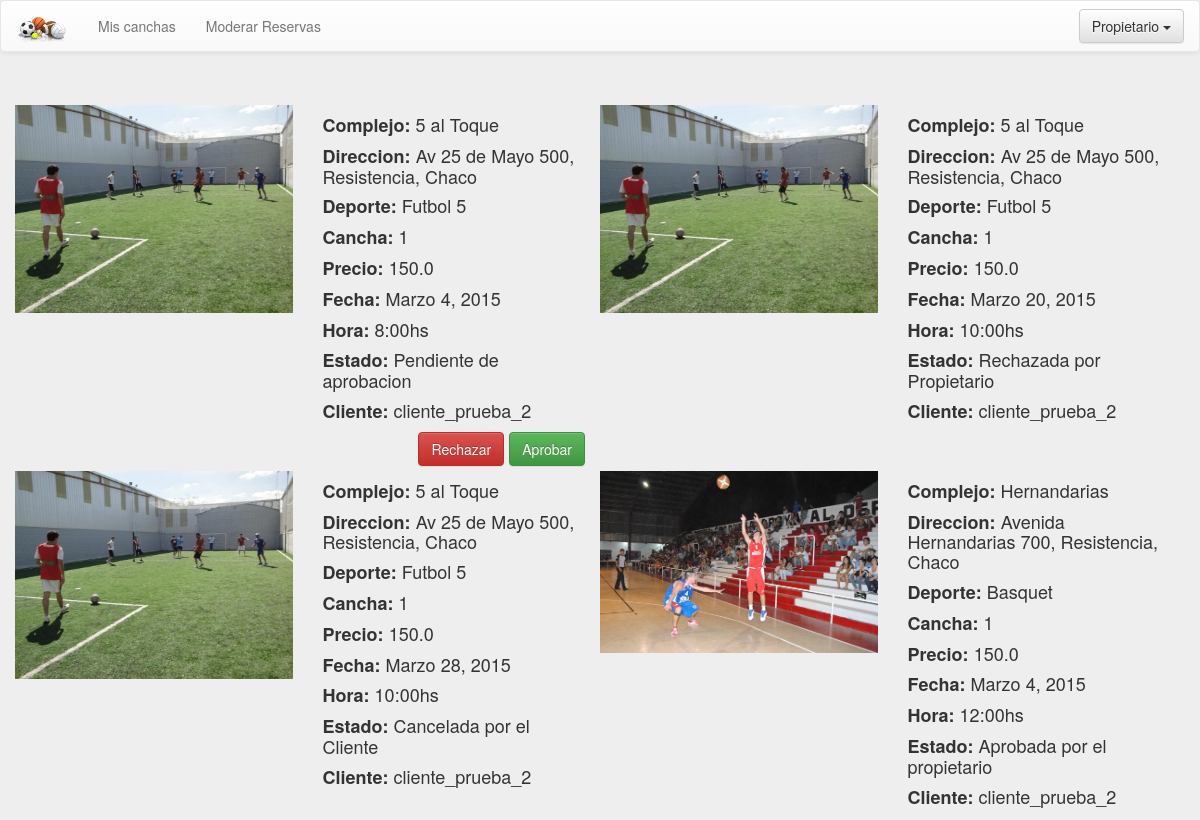
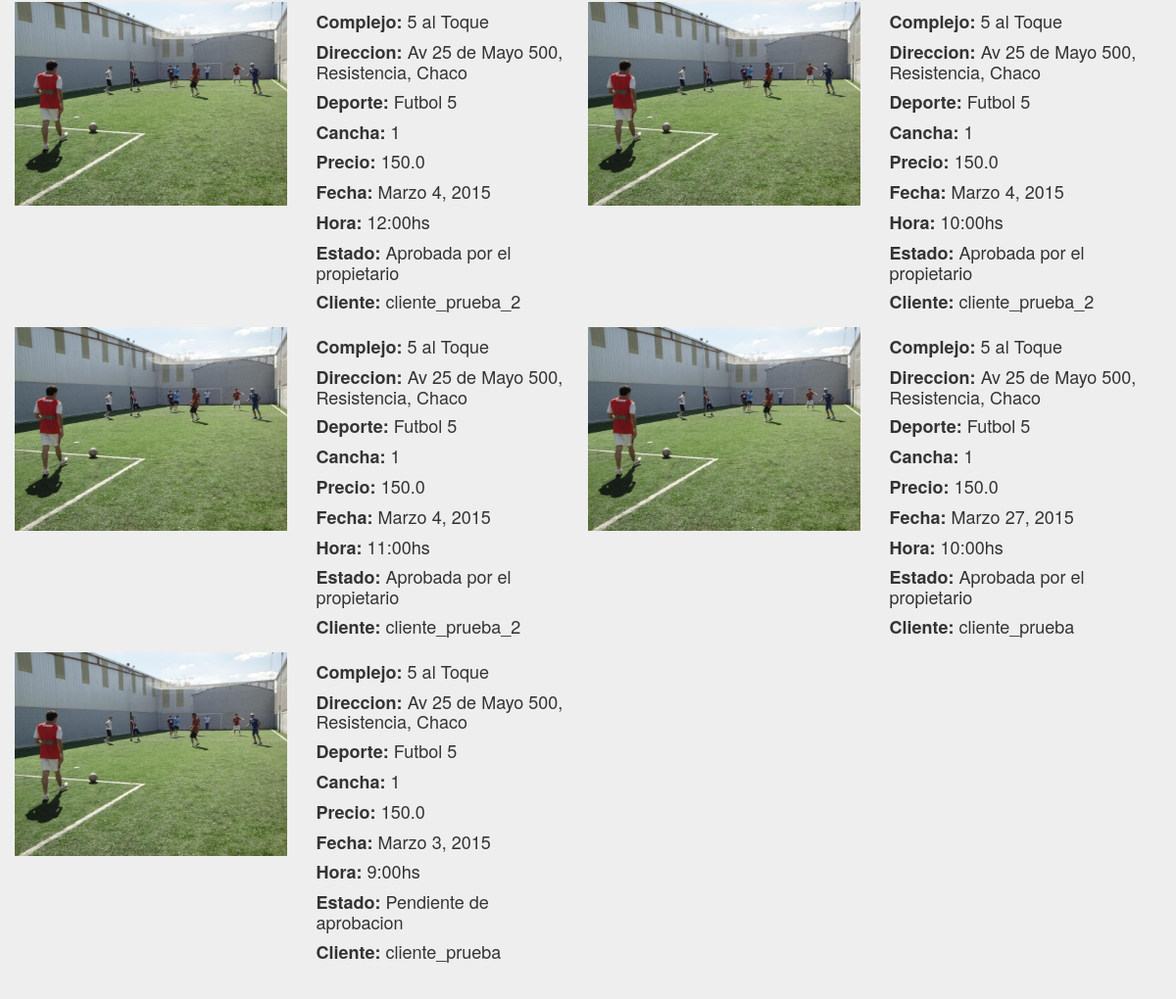
Page /reservaspropietario/ (signed in) on the committed database (2 pictures, top to bottom).
### website/models.py (models this page shows, shortened)
class Reserva(models.Model):
	hora_opciones=(
		('0','00.00 hs'), ('1','01.00 hs'), ('2','02.00 hs'),
		('3','03.00 hs'), ('4','04.00 hs'), ('5','05.00 hs'),
		('6','06.00 hs'), ('7','07.00 hs'), ('8','08.00 hs'),
		('9','09.00 hs'), ('10','10.00 hs'), ('11','11.00 hs'),
		('12','12.00 hs'), ('13','13.00 hs'), ('14','14.00 hs'),
		('15','15.00 hs'), ('16','16.00 hs'), ('17','17.00 hs'),
		('18','18.00 hs'), ('19','19.00 hs'), ('20','20.00 hs'),
		('21','21.00 hs'), ('22','22.00 hs'), ('23','23.00 hs'),
	)
	hora = models.CharField(max_length=4,choices=hora_opciones)
	fecha = models.DateField()
	estado = models.CharField(max_length=50)
	cancha = models.ForeignKey(Cancha)
	usuario = models.ForeignKey(User)

class Cancha(models.Model):
	hora_opciones=(
		('0','00.00 hs'), ('1','01.00 hs'), ('2','02.00 hs'),
		('3','03.00 hs'), ('4','04.00 hs'), ('5','05.00 hs'),
		('6','06.00 hs'), ('7','07.00 hs'), ('8','08.00 hs'),
		('9','09.00 hs'), ('10','10.00 hs'), ('11','11.00 hs'),
		('12','12.00 hs'), ('13','13.00 hs'), ('14','14.00 hs'),
		('15','15.00 hs'), ('16','16.00 hs'), ('17','17.00 hs'),
		('18','18.00 hs'), ('19','19.00 hs'), ('20','20.00 hs'),
		('21','21.00 hs'), ('22','22.00 hs'), ('23','23.00 hs'),
	)
	hora_comienzo_atencion = models.CharField(max_length=4,choices=hora_opciones)
	hora_fin_atencion = models.CharField(max_length=4,choices=hora_opciones)
	precio_por_turno = models.FloatField()
	imagen =  models.ImageField(upload_to='canchas', verbose_name='Imágen')
	deporte = models.ForeignKey(Deporte)
	complejo = models.ForeignKey(Complejo)
	numero_cancha = models.IntegerField(blank=True, null=True)

class Complejo(models.Model):
	nombre = models.CharField(max_length=50)
	direccion = models.CharField(max_length=100)
	latitud = models.FloatField(null=True, blank=True)
	longitud = models.FloatField(null=True, blank=True)
	duenio = models.ForeignKey(User)

class Deporte(models.Model):
	nombre = models.CharField(max_length=50)

### website/views.py (the view)
# urls.py: url(r'^reservaspropietario/$' , 'website.views.my_reserves_propietary'),
@login_required(login_url='/login/')
@user_passes_test(is_propiertario)
def my_reserves_propietary(request):
	user = request.user
	complejos = Complejo.objects.filter(duenio=request.user)
	canchas_propietario = Cancha.objects.filter(complejo__in=complejos)
	reservas = Reserva.objects.filter(cancha__in=canchas_propietario).order_by('-id')
	return render_to_response('list_reserves_propietario.html',
		{'results': reservas,
		'user': user,
		'today': datetime.now()},
		context_instance=RequestContext(request))

### website/views.py (called while the page is built)
def is_propiertario(user):
    return user.groups.filter(name='Propietarios').exists()

### website/templates/list_reserves_propietario.html (shortened to what this page needs)
{% extends "base.html" %}
{% block head %}
<link rel="stylesheet" href="{{ STATIC_URL }}css/list.css">
{% endblock head%}
 {% block body %}
<div class="jumbotron center">
	<div class="container">
		<div class="row">
		{% for result in results %}
			<div class="col-md-6 itemList">
				<div class="col-md-6 element" >
					<img src="{{ result.cancha.imagen.url }}">
				</div>
				<div class="col-md-6">
					<h4><strong>Complejo: </strong> {{result.cancha.complejo.nombre}}</h4>
					<h4><strong>Direccion: </strong> {{result.cancha.complejo.direccion}}</h4>
					<h4><strong>Deporte: </strong> {{result.cancha.deporte.nombre}}</h4>
					<h4><strong>Cancha: </strong> {{result.cancha.numero_cancha}}</h4>
					<h4><strong> Precio: </strong>{{result.cancha.precio_por_turno}}</h4>
					<h4><strong>Fecha: </strong>{{result.fecha}}</h4>
					<h4><strong>Hora: </strong>{{result.hora}}:00hs</h4>
					<h4><strong> Estado: </strong> {{result.estado}}</h4>
					<h4><strong> Cliente: </strong>{{result.usuario.username}}</h4>
					{% if result.fecha.day >= today.day and result.fecha.month >= today.month and result.fecha.year >= today.year %}
							{% ifequal result.estado 'Pendiente de aprobacion' %}
							<form id="form_aceptar_reserva_{{result.pk}}" role="form" action="/moderar/" method="post">
								<button class="btn btn-success reservar" type="submit">Aprobar</button>
							</form>
							<form id="form_rechazar_reserva_{{result.pk}}" role="form" action="/moderar/" method="post">
								<button class="btn btn-danger reservar" style="margin-right: 5px;" type="submit">Rechazar</button>
							</form>
						{% endifequal %}
					{% endif %}
				</div>
			</div>
			{% if forloop.counter|divisibleby:2 %}
			</div>
                    <div class="row">
                        {% endif %}
                        {% endfor %}
        </div>
	</div>
</div>
{% endblock body %}

### website/templates/base.html (shortened to what this page needs)
<!DOCTYPE html>
 <html class="no-js">
	<head>
			<link rel="stylesheet" href="{{ STATIC_URL }}css/bootstrap.min.css">
			<link rel="stylesheet" href="{{ STATIC_URL }}css/bootstrap-theme.min.css">
			{% block head %}{% endblock head %}
	</head>
	<body>
		<nav class="navbar navbar-default" role="navigation">
		  <div class="container-fluid">
		    <div class="navbar-header">
		      <a class="navbar-brand" href="#">
		      	<img src="{{STATIC_URL}}img/logo.png">
		      </a>
		    </div>
		    <div class="collapse navbar-collapse" id="bs-example-navbar-collapse-1">
		   	{% block nav_links %}
		      <ul class="nav navbar-nav">
		      {% if user.groups.all.0.name == 'Clientes' %}
					<li><a href="/">Inicio</a></li>
					<li><a href="/reservas">Mis Reservas</a></li>
			  {% elif user.groups.all.0.name == 'Propietarios' %}
			  		<li><a href="/miscanchas">Mis canchas</a></li>
					<li><a href="/reservaspropietario">Moderar Reservas</a></li>
			  {% endif %}
			  </ul>
		     {% endblock nav_links %}
		      <ul class="nav navbar-nav navbar-right">
		      {% block nav_right %}
		      {% if user.is_authenticated %}
				<li>
					<div class="dropdown">
						<button class="btn btn-default dropdown-toggle navbar-btn" type="button" id="dropdownMenu1" data-toggle="dropdown">
							{% if user.first_name %}
								{{user.first_name}}
							{% else %}
								{{user.username}}
							{% endif %}
							<span class="caret"></span>
						</button>
					</div>
				</li>
				{% else %}
				<div >
					<a class="btn btn-default navbar-btn" href="/register">Registrarse</a>
					<a class="btn btn-primary navbar-btn" href="/login">Iniciar sesi&oacute;n</a>
				</div>
				{% endif %}
		      {% endblock nav_right %}
		      </ul>
		    </div>
		  </div>
		</nav>
		{% block body %}{% endblock body %}
	</body>
</html>

### website/static/css/list.css (style rules this page uses)
.itemList { margin-top: 5px; padding: 0px; }
.itemList img { width: 100%; height: auto; }
.itemList .element { padding-left: 0px; }
.itemList .reservar { float: right; }

### website/templates/base.html (style rules this page uses)
.jumbotron { margin-bottom: 0; }
body { background-color: #eee }

### rows in the picture
Reserva: cancha.imagen (picture), cancha.complejo.nombre "5 al Toque", cancha.complejo.direccion "Av 25 de Mayo 500, Resistencia, Chaco", cancha.deporte.nombre "Futbol 5", cancha.numero_cancha "1", cancha.precio_por_turno "150.0", fecha "Marzo 4, 2015", hora "8", estado "Pendiente de aprobacion", usuario.username "cliente_prueba_2"
Reserva: cancha.imagen (picture), cancha.complejo.nombre "5 al Toque", cancha.complejo.direccion "Av 25 de Mayo 500, Resistencia, Chaco", cancha.deporte.nombre "Futbol 5", cancha.numero_cancha "1", cancha.precio_por_turno "150.0", fecha "Marzo 20, 2015", hora "10", estado "Rechazada por Propietario", usuario.username "cliente_prueba_2"
Reserva: cancha.imagen (picture), cancha.complejo.nombre "5 al Toque", cancha.complejo.direccion "Av 25 de Mayo 500, Resistencia, Chaco", cancha.deporte.nombre "Futbol 5", cancha.numero_cancha "1", cancha.precio_por_turno "150.0", fecha "Marzo 28, 2015", hora "10", estado "Cancelada por el Cliente", usuario.username "cliente_prueba_2"
Reserva: cancha.imagen (picture), cancha.complejo.nombre "Hernandarias", cancha.complejo.direccion "Avenida Hernandarias 700, Resistencia, Chaco", cancha.deporte.nombre "Basquet", cancha.numero_cancha "1", cancha.precio_por_turno "150.0", fecha "Marzo 4, 2015", hora "12", estado "Aprobada por el propietario", usuario.username "cliente_prueba_2"
Reserva: cancha.imagen (picture), cancha.complejo.nombre "5 al Toque", cancha.complejo.direccion "Av 25 de Mayo 500, Resistencia, Chaco", cancha.deporte.nombre "Futbol 5", cancha.numero_cancha "1", cancha.precio_por_turno "150.0", fecha "Marzo 4, 2015", hora "12", estado "Aprobada por el propietario", usuario.username "cliente_prueba_2"
Reserva: cancha.imagen (picture), cancha.complejo.nombre "5 al Toque", cancha.complejo.direccion "Av 25 de Mayo 500, Resistencia, Chaco", cancha.deporte.nombre "Futbol 5", cancha.numero_cancha "1", cancha.precio_por_turno "150.0", fecha "Marzo 4, 2015", hora "10", estado "Aprobada por el propietario", usuario.username "cliente_prueba_2"
Reserva: cancha.imagen (picture), cancha.complejo.nombre "5 al Toque", cancha.complejo.direccion "Av 25 de Mayo 500, Resistencia, Chaco", cancha.deporte.nombre "Futbol 5", cancha.numero_cancha "1", cancha.precio_por_turno "150.0", fecha "Marzo 4, 2015", hora "11", estado "Aprobada por el propietario", usuario.username "cliente_prueba_2"
Reserva: cancha.imagen (picture), cancha.complejo.nombre "5 al Toque", cancha.complejo.direccion "Av 25 de Mayo 500, Resistencia, Chaco", cancha.deporte.nombre "Futbol 5", cancha.numero_cancha "1", cancha.precio_por_turno "150.0", fecha "Marzo 27, 2015", hora "10", estado "Aprobada por el propietario", usuario.username "cliente_prueba"
Reserva: cancha.imagen (picture), cancha.complejo.nombre "5 al Toque", cancha.complejo.direccion "Av 25 de Mayo 500, Resistencia, Chaco", cancha.deporte.nombre "Futbol 5", cancha.numero_cancha "1", cancha.precio_por_turno "150.0", fecha "Marzo 3, 2015", hora "9", estado "Pendiente de aprobacion", usuario.username "cliente_prueba"

### other values in the picture
{{ user.first_name }} "Propietario"
